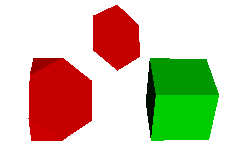

Source code (Python):
#!/usr/bin/env python
# Demonstrate vtkConvexPointSet with elevation scalars, clipping, and contouring.

import vtkmodules.vtkInteractionStyle  # noqa: F401
import vtkmodules.vtkRenderingOpenGL2  # noqa: F401

from vtkmodules.vtkCommonCore import vtkPoints
from vtkmodules.vtkCommonDataModel import vtkConvexPointSet, vtkUnstructuredGrid
from vtkmodules.vtkFiltersCore import vtkContourFilter, vtkElevationFilter
from vtkmodules.vtkFiltersGeneral import vtkClipDataSet
from vtkmodules.vtkFiltersGeometry import vtkDataSetSurfaceFilter
from vtkmodules.vtkRenderingCore import (
    vtkActor,
    vtkCamera,
    vtkDataSetMapper,
    vtkPolyDataMapper,
    vtkRenderWindow,
    vtkRenderWindowInteractor,
    vtkRenderer,
)

# Create points in the configuration of an octant with one 2:1 face.
points = vtkPoints()
convex_point_set = vtkConvexPointSet()
points.InsertPoint(0, 0, 0, 0)
points.InsertPoint(1, 1, 0, 0)
points.InsertPoint(2, 1, 1, 0)
points.InsertPoint(3, 0, 1, 0)
points.InsertPoint(4, 0, 0, 1)
points.InsertPoint(5, 1, 0, 1)
points.InsertPoint(6, 1, 1, 1)
points.InsertPoint(7, 0, 1, 1)
points.InsertPoint(8, 0.5, 0, 0)
points.InsertPoint(9, 1, 0.5, 0)
points.InsertPoint(10, 0.5, 1, 0)
points.InsertPoint(11, 0, 0.5, 0)
points.InsertPoint(12, 0.5, 0.5, 0)

for i in range(13):
    convex_point_set.GetPointIds().InsertId(i, i)

convex_grid = vtkUnstructuredGrid()
convex_grid.Allocate(1, 1)
convex_grid.InsertNextCell(convex_point_set.GetCellType(), convex_point_set.GetPointIds())
convex_grid.SetPoints(points)

# Display the cell.
cell_mapper = vtkDataSetMapper()
cell_mapper.SetInputData(convex_grid)
cell_actor = vtkActor()
cell_actor.SetMapper(cell_mapper)
cell_actor.GetProperty().SetColor(0, 1, 0)

# Contour and clip the cell with elevation scalars.
elevation = vtkElevationFilter()
elevation.SetInputData(convex_grid)
elevation.SetLowPoint(-1, -1, -1)
elevation.SetHighPoint(1, 1, 1)
elevation.SetScalarRange(-1, 1)

# Clip.
clip = vtkClipDataSet()
clip.SetInputConnection(elevation.GetOutputPort())
clip.SetValue(0.5)
clip_surface = vtkDataSetSurfaceFilter()
clip_surface.SetInputConnection(clip.GetOutputPort())
clip_mapper = vtkPolyDataMapper()
clip_mapper.SetInputConnection(clip_surface.GetOutputPort())
clip_mapper.ScalarVisibilityOff()
clip_actor = vtkActor()
clip_actor.SetMapper(clip_mapper)
clip_actor.GetProperty().SetColor(1, 0, 0)
clip_actor.AddPosition(2, 0, 0)

# Contour.
contour = vtkContourFilter()
contour.SetInputConnection(elevation.GetOutputPort())
contour.SetValue(0, 0.5)
contour_surface = vtkDataSetSurfaceFilter()
contour_surface.SetInputConnection(contour.GetOutputPort())
contour_mapper = vtkPolyDataMapper()
contour_mapper.SetInputConnection(contour_surface.GetOutputPort())
contour_mapper.ScalarVisibilityOff()
contour_actor = vtkActor()
contour_actor.SetMapper(contour_mapper)
contour_actor.GetProperty().SetColor(1, 0, 0)
contour_actor.AddPosition(1, 2, 0)

renderer = vtkRenderer()
renderer.AddActor(cell_actor)
renderer.AddActor(clip_actor)
renderer.AddActor(contour_actor)
renderer.SetBackground(1, 1, 1)

render_window = vtkRenderWindow()
render_window.SetSize(250, 150)
render_window.AddRenderer(renderer)
render_window.SetWindowName("convex pointset data model")

camera = vtkCamera()
camera.SetFocalPoint(1.38705, 1.37031, 0.639901)
camera.SetPosition(1.89458, -5.07106, -4.17439)
camera.SetViewUp(0.00355726, 0.598843, -0.800858)
camera.SetClippingRange(4.82121, 12.1805)
renderer.SetActiveCamera(camera)
camera.Zoom(1.5)

interactor = vtkRenderWindowInteractor()
interactor.SetRenderWindow(render_window)

interactor.Initialize()
interactor.Start()
